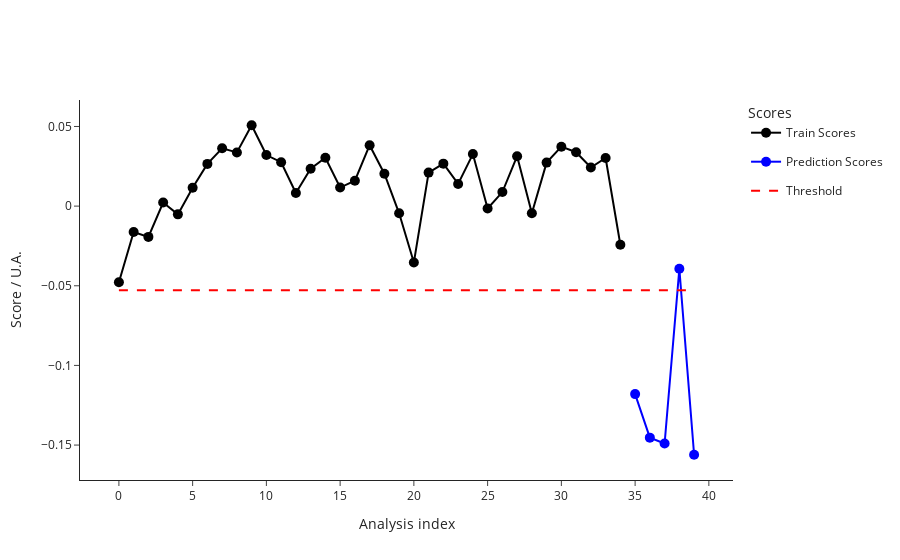

Notebook code cell kept with this figure:
### Code cell
test2_data = pd.read_csv("dev/test2_features.csv")
test2_metadata = pd.read_csv("dev/test2_metadata.csv")
ana.predict(test2_data, test2_metadata)
outliers_test = ana.test_prediction_outliers()
print(outliers_test)
ana.plot_scores()
